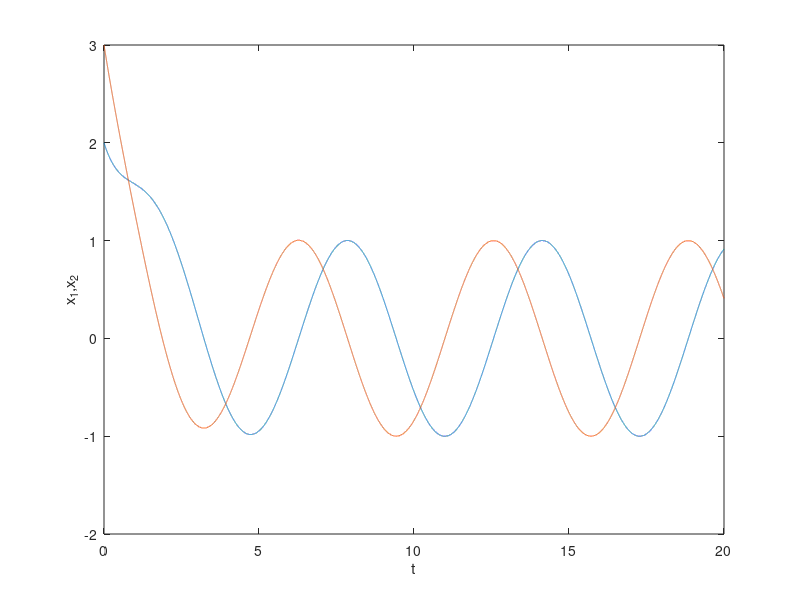

This figure's MATLAB source:
%This file use LMM to solve the given system of odes
clear
format long;
V=[2;3];%set v_0
f=[-1;-2];%set f_0
t=0;%set t_0=0
h=0.0005;%set time step length h
N=20/h;%get the step number
temp=[];%set an empty temp vector for later using

%use Euler Method once to find v_1 and f_1
temp=V(:,1)+h*f(:,1);%calculate y_n-1,here we get y_1
V=[V,temp];%y=[v_0,v_1]
t=t+h;%move forward
f=[f,[-2*V(1,2)+V(2,2)+2*sin(t);998*V(1,2)-999*V(2,2)+999*(cos(t)-sin(t))]];%[f0,f1]

%use AB(2) Method to find v_2 and f_2
temp=V(:,2)+(h/2)*(3*f(:,2)-f(:,1));%calculate y_n-1,here we get y_1
V=[V,temp];%y=[v0,v1,v2]
t=t+h;%move forward
f=[f,[-2*V(1,3)+V(2,3)+2*sin(t);998*V(1,3)-999*V(2,3)+999*(cos(t)-sin(t))]];%calculate f_n-1

for n=4:1:N+1
    temp=V(:,n-3)+3*h*f(:,n-3);%calculate v_n-1
    V=[V,temp];%V=[v_0,v_1,...]
    t=t+h;%move forward
    f=[f,[-2*V(1,n)+V(2,n)+2*sin(t);998*V(1,n)-999*V(2,n)+999*(cos(t)-sin(t))]];%calculate f_n-1
end

%Plot option: plot t-x_1,t-x_2 to see time dependence
plot(0:h:20,V(1,:));
xlabel('t');
hold on
plot(0:h:20,V(2,:));
ylabel('x_1,x_2');




